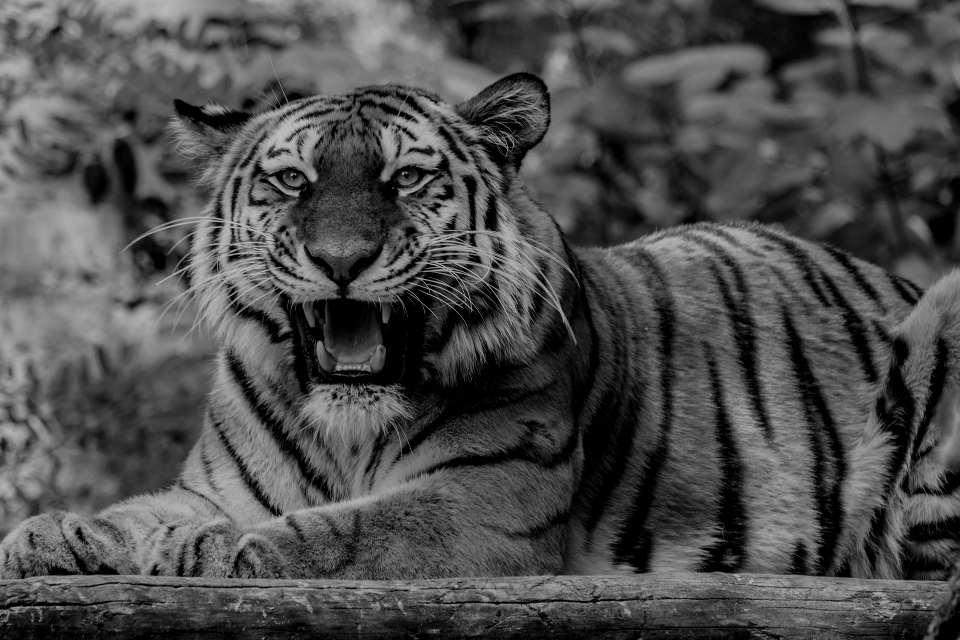
#> input picture 2/tiger.png, 960 x 640 px
$ python Z4.py
#> lines starting #> are read from the running program, lines starting #| are printed output that depends on the picture
import matplotlib.pyplot as plt
import matplotlib.image as mpimg
import numpy as np
import cv2


class bogecMali:
	factor = 0.5
	imgOriginal = cv2.imread("tiger.png")
	imgCopy = imgOriginal.copy().tolist()

	def __init__(self):
		pass

	def brighten(self):
		img = self.imgOriginal.copy()

		for i in range(len(self.imgOriginal)):
			for j in range(len(self.imgOriginal[i])):
				img[i, j] = [img[i, j, 0] + self.factor * 10,
				             img[i, j, 1] + self.factor * 10,
				             img[i, j, 2] + self.factor * 10]

		plt.imshow(img)
		plt.show()

	def rotate(self):
		# imgRotate = cv2.rotate(imgRotate, 0)
		img = []
		for j in range(self.imgCopy[0].__len__()):
			temp = []
			for i in range(self.imgCopy.__len__() - 1, 0, -1):
				temp.append(self.imgCopy[i][j])
			img.append(temp)

		plt.imshow(np.array(img))
		plt.show()
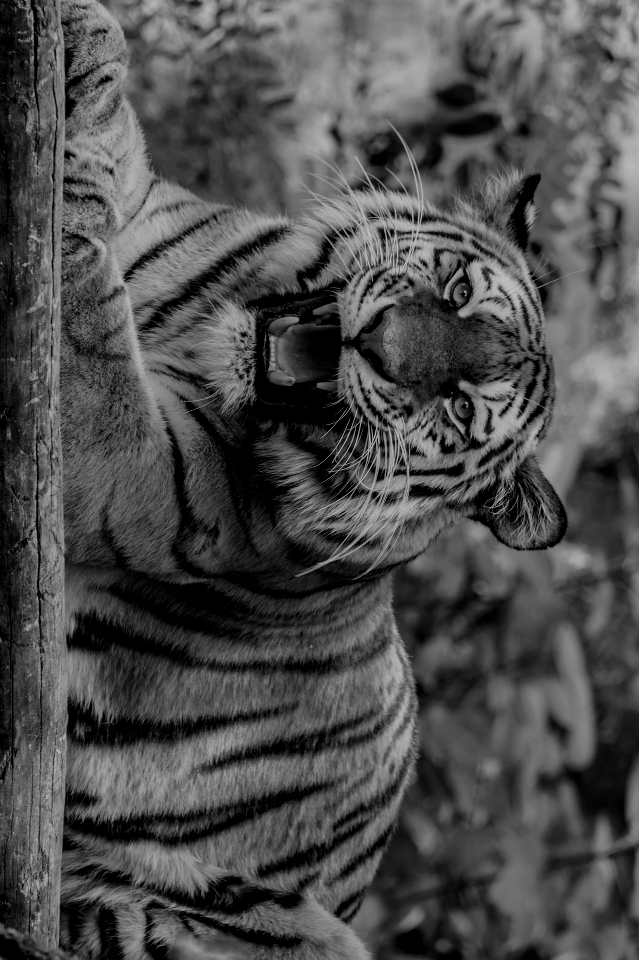
#> shown: shape (960, 639, 3); min 0, max 191, mean 77

	def flip(self):
		img = []
		for i in range(self.imgCopy.__len__()):
			temp = []
			for j in range(self.imgCopy[i].__len__() - 1, 0, -1):
				temp.append(self.imgCopy[i][j])
			img.append(temp)

		plt.imshow(img)
		plt.show()
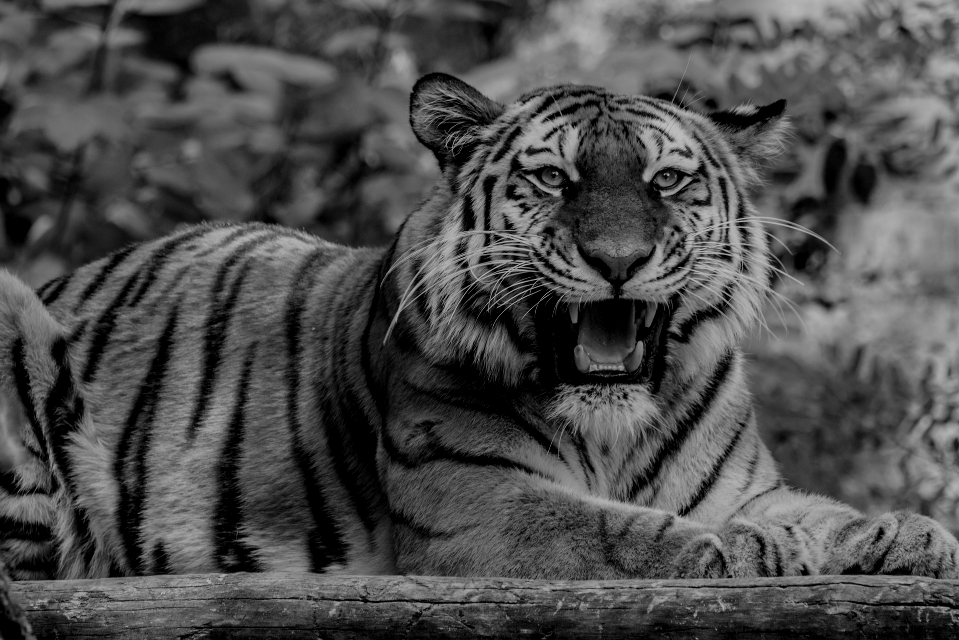
#> shown: shape (640, 959, 3); min 0, max 191, mean 77

	def smolify(self):
		scale = 10
		img = []
		for i in range(0, int(self.imgCopy.__len__()), scale):
			temp = []
			for j in range(0, int(self.imgCopy[i].__len__()), scale):
				temp.append(self.imgCopy[i][j])
			img.append(temp)

		plt.imshow(img)
		plt.show()
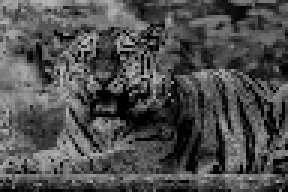
#> shown: shape (64, 96, 3) (shown 3 times larger); min 0, max 183, mean 78.1

	def fugly(self):
		imgFugly = self.imgOriginal.copy()
		for i in range(int(len(imgFugly))):
			for j in range(int(len(imgFugly[i]) / 4), int(len(imgFugly[i])), 1):
				imgFugly[i, j] = [0, 0, 0]
		plt.imshow(imgFugly)
		plt.show()
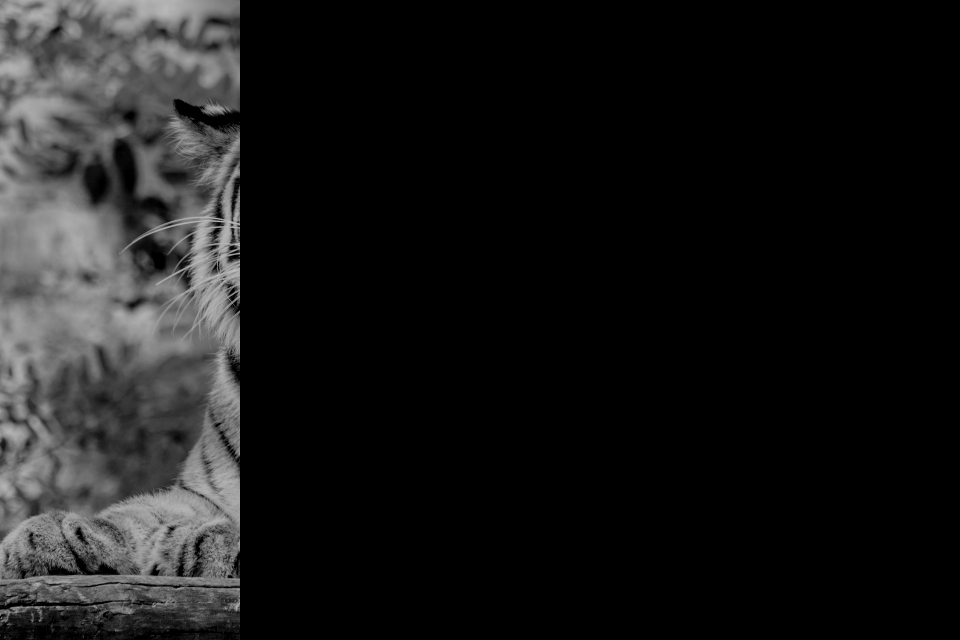
#> shown: shape (640, 960, 3); min 0, max 189, mean 24.6


first = bogecMali()
first.brighten()
first.rotate()
first.flip()
first.smolify()
first.fugly()
